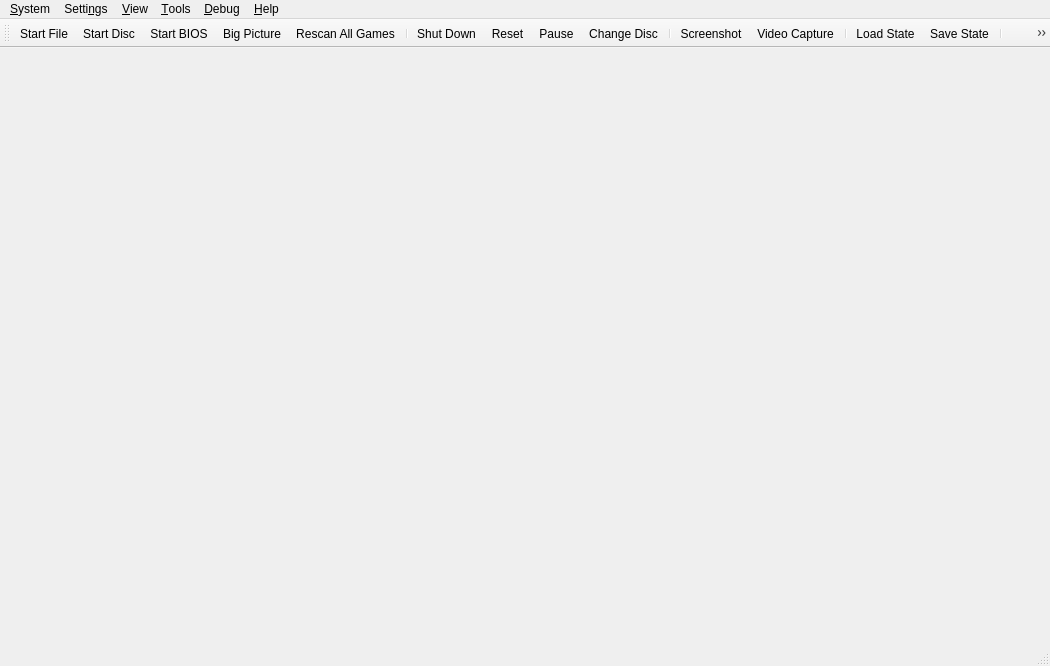
<?xml version="1.0" encoding="UTF-8"?>
<ui version="4.0">
 <class>MainWindow</class>
 <widget class="QMainWindow" name="MainWindow">
  <property name="geometry">
   <rect>
    <x>0</x>
    <y>0</y>
    <width>1050</width>
    <height>666</height>
   </rect>
  </property>
  <property name="acceptDrops">
   <bool>true</bool>
  </property>
  <property name="windowTitle">
   <string>PCSX2</string>
  </property>
  <property name="windowIcon">
   <iconset>
    <normalon>:/icons/AppIcon64.png</normalon>
   </iconset>
  </property>
  <property name="unifiedTitleAndToolBarOnMac">
   <bool>true</bool>
  </property>
  <widget class="QStackedWidget" name="mainContainer"/>
  <widget class="QMenuBar" name="menuBar">
   <property name="geometry">
    <rect>
     <x>0</x>
     <y>0</y>
     <width>1050</width>
     <height>27</height>
    </rect>
   </property>
   <widget class="QMenu" name="menuSystem">
    <property name="title">
     <string>&amp;System</string>
    </property>
    <widget class="QMenu" name="menuChangeDisc">
     <property name="title">
      <string>&amp;Change Disc</string>
     </property>
     <property name="icon">
      <iconset theme="disc-eject-line"/>
     </property>
     <actiongroup name="actionGroupChangeDiscSubImages"/>
     <addaction name="actionChangeDiscFromFile"/>
     <addaction name="actionChangeDiscFromDevice"/>
     <addaction name="actionChangeDiscFromGameList"/>
     <addaction name="actionRemoveDisc"/>
     <addaction name="separator"/>
    </widget>
    <widget class="QMenu" name="menuLoadState">
     <property name="title">
      <string>&amp;Load State</string>
     </property>
     <property name="icon">
      <iconset theme="floppy-out-line"/>
     </property>
    </widget>
    <widget class="QMenu" name="menuSaveState">
     <property name="title">
      <string>Sa&amp;ve State</string>
     </property>
     <property name="icon">
      <iconset theme="floppy-in-line"/>
     </property>
    </widget>
    <addaction name="actionStartFile"/>
    <addaction name="actionStartDisc"/>
    <addaction name="actionStartBios"/>
    <addaction name="actionStartFullscreenUI"/>
    <addaction name="separator"/>
    <addaction name="actionPowerOff"/>
    <addaction name="actionPowerOffWithoutSaving"/>
    <addaction name="actionReset"/>
    <addaction name="actionPause"/>
    <addaction name="menuChangeDisc"/>
    <addaction name="separator"/>
    <addaction name="actionScreenshot"/>
    <addaction name="actionVideoCapture"/>
    <addaction name="separator"/>
    <addaction name="menuLoadState"/>
    <addaction name="menuSaveState"/>
    <addaction name="separator"/>
    <addaction name="actionSettings"/> <!-- Please consult with macOS users before removing -->
    <addaction name="actionExit"/>
   </widget>
   <widget class="QMenu" name="menuSettings">
    <property name="title">
     <string>Setti&amp;ngs</string>
    </property>
    <addaction name="actionViewGameProperties"/>
    <addaction name="separator"/>
    <addaction name="actionInterfaceSettings"/>
    <addaction name="actionGameListSettings"/>
    <addaction name="actionBIOSSettings"/>
    <addaction name="actionEmulationSettings"/>
    <addaction name="actionGraphicsSettings"/>
    <addaction name="actionOSDSettings"/>
    <addaction name="actionAudioSettings"/>
    <addaction name="actionMemoryCardSettings"/>
    <addaction name="actionDEV9Settings"/>
    <addaction name="actionFolderSettings"/>
    <addaction name="actionAchievementSettings"/>
    <addaction name="separator"/>
    <addaction name="actionControllerSettings"/>
    <addaction name="actionHotkeySettings"/>
    <addaction name="separator"/>
    <addaction name="actionAddGameDirectory"/>
    <addaction name="actionScanForNewGames"/>
    <addaction name="actionRescanAllGames"/>
   </widget>
   <widget class="QMenu" name="menuHelp">
    <property name="title">
     <string>&amp;Help</string>
    </property>
    <addaction name="actionGitHubRepository"/>
    <addaction name="actionSupportForums"/>
    <addaction name="actionWiki"/>
    <addaction name="actionDocumentation"/>
    <addaction name="actionDiscordServer"/>
    <addaction name="separator"/>
    <addaction name="actionCheckForUpdates"/>
    <addaction name="separator"/>
    <addaction name="actionAboutQt"/>
    <addaction name="actionAbout"/>
   </widget>
   <widget class="QMenu" name="menuDebug">
    <property name="title">
     <string>&amp;Debug</string>
    </property>
    <widget class="QMenu" name="menuDebugSwitchRenderer">
     <property name="title">
      <string>&amp;Switch Graphics API</string>
     </property>
     <property name="icon">
      <iconset theme="brush-line"/>
     </property>
    </widget>
    <addaction name="menuDebugSwitchRenderer"/>
    <addaction name="separator"/>
    <addaction name="actionDebugger"/>
    <addaction name="separator"/>
    <addaction name="actionEnableLogTimestamps"/>
    <addaction name="separator"/>
    <addaction name="actionEnableEEConsoleLogging"/>
    <addaction name="actionEnableIOPConsoleLogging"/>
    <addaction name="actionEnableCDVDVerboseReads"/>
   </widget>
   <widget class="QMenu" name="menuView">
    <property name="title">
     <string>&amp;View</string>
    </property>
    <widget class="QMenu" name="menuWindowSize">
     <property name="title">
      <string>&amp;Window Size</string>
     </property>
     <property name="icon">
      <iconset theme="window-2-line"/>
     </property>
    </widget>
    <addaction name="actionViewToolbar"/>
    <addaction name="actionViewLockToolbar"/>
    <addaction name="actionViewStatusBar"/>
    <addaction name="actionViewStatusBarVerbose"/>
    <addaction name="separator"/>
    <addaction name="actionViewGameList"/>
    <addaction name="actionViewGameGrid"/>
    <addaction name="actionViewSystemDisplay"/>
    <addaction name="separator"/>
    <addaction name="actionFullscreen"/>
    <addaction name="menuWindowSize"/>
    <addaction name="separator"/>
    <addaction name="actionGridViewShowTitles"/>
    <addaction name="actionGridViewShowFullTitles"/>
    <addaction name="actionGridViewZoomIn"/>
    <addaction name="actionGridViewZoomOut"/>
    <addaction name="actionGridViewRefreshCovers"/>
   </widget>
   <widget class="QMenu" name="menuTools">
    <property name="title">
     <string>&amp;Tools</string>
    </property>
    <widget class="QMenu" name="menuInputRecording">
     <property name="title">
      <string>&amp;Input Recording</string>
     </property>
     <property name="icon">
      <iconset theme="keyboard-line"/>
     </property>
     <addaction name="actionInputRecNew"/>
     <addaction name="actionInputRecPlay"/>
     <addaction name="actionInputRecStop"/>
     <addaction name="separator"/>
     <addaction name="actionInputRecOpenViewer"/>
     <addaction name="separator"/>
     <addaction name="actionInputRecConsoleLogs"/>
     <addaction name="actionInputRecControllerLogs"/>
    </widget>
    <addaction name="actionOpenDataDirectory"/>
    <addaction name="actionCoverDownloader"/>
    <addaction name="actionToggleSoftwareRendering"/>
    <addaction name="separator"/>
    <addaction name="actionEditCheats"/>
    <addaction name="actionEditPatches"/>
    <addaction name="actionReloadPatches"/>
    <addaction name="separator"/>
    <addaction name="menuInputRecording"/>
    <addaction name="separator"/>
    <addaction name="actionEnableSystemConsole"/>
    <addaction name="actionEnableDebugConsole"/>
    <addaction name="actionEnableLogWindow"/>
    <addaction name="actionEnableFileLogging"/>
    <addaction name="actionEnableVerboseLogging"/>
    <addaction name="separator"/>
    <addaction name="actionShowAdvancedSettings"/>
    <addaction name="actionSaveBlockDump"/>
    <addaction name="actionSaveGSDump"/>
   </widget>
   <addaction name="menuSystem"/>
   <addaction name="menuSettings"/>
   <addaction name="menuView"/>
   <addaction name="menuTools"/>
   <addaction name="menuDebug"/>
   <addaction name="menuHelp"/>
  </widget>
  <widget class="QToolBar" name="toolBar">
   <property name="visible">
    <bool>true</bool>
   </property>
   <property name="windowTitle">
    <string>Toolbar</string>
   </property>
   <property name="iconSize">
    <size>
     <width>32</width>
     <height>32</height>
    </size>
   </property>
   <property name="toolButtonStyle">
    <enum>Qt::ToolButtonStyle::ToolButtonTextUnderIcon</enum>
   </property>
   <attribute name="toolBarArea">
    <enum>TopToolBarArea</enum>
   </attribute>
   <attribute name="toolBarBreak">
    <bool>false</bool>
   </attribute>
   <addaction name="actionToolbarStartFile"/>
   <addaction name="actionToolbarStartDisc"/>
   <addaction name="actionToolbarStartBios"/>
   <addaction name="actionToolbarStartFullscreenUI"/>
   <addaction name="actionRescanAllGames"/>
   <addaction name="separator"/>
   <addaction name="actionToolbarPowerOff"/>
   <addaction name="actionToolbarReset"/>
   <addaction name="actionToolbarPause"/>
   <addaction name="actionToolbarChangeDisc"/>
   <addaction name="separator"/>
   <addaction name="actionToolbarScreenshot"/>
   <addaction name="actionVideoCapture"/>
   <addaction name="separator"/>
   <addaction name="actionToolbarLoadState"/>
   <addaction name="actionToolbarSaveState"/>
   <addaction name="separator"/>
   <addaction name="actionToolbarFullscreen"/>
   <addaction name="separator"/>
   <addaction name="actionToolbarSettings"/>
   <addaction name="actionToolbarControllerSettings"/>
   <addaction name="actionToolbarHotkeySettings"/>
  </widget>
  <widget class="QStatusBar" name="statusBar"/>
  <action name="actionStartFile">
   <property name="icon">
    <iconset theme="file-line"/>
   </property>
   <property name="text">
    <string>Start &amp;File...</string>
   </property>
  </action>
  <action name="actionToolbarStartFile">
   <property name="icon">
    <iconset theme="file-line"/>
   </property>
   <property name="text">
    <string comment="In Toolbar">Start File</string>
   </property>
  </action>
  <action name="actionStartDisc">
   <property name="icon">
    <iconset theme="disc-2-line"/>
   </property>
   <property name="text">
    <string>Start D&amp;isc...</string>
   </property>
  </action>
  <action name="actionToolbarStartDisc">
   <property name="icon">
    <iconset theme="disc-2-line"/>
   </property>
   <property name="text">
    <string comment="In Toolbar">Start Disc</string>
   </property>
  </action>
  <action name="actionStartBios">
   <property name="icon">
    <iconset theme="chip-line"/>
   </property>
   <property name="text">
    <string>Start &amp;BIOS</string>
   </property>
  </action>
  <action name="actionToolbarStartBios">
   <property name="icon">
    <iconset theme="chip-line"/>
   </property>
   <property name="text">
    <string comment="In Toolbar">Start BIOS</string>
   </property>
  </action>
  <action name="actionScanForNewGames">
   <property name="icon">
    <iconset theme="file-search-line"/>
   </property>
   <property name="text">
    <string>&amp;Scan For New Games</string>
   </property>
  </action>
  <action name="actionRescanAllGames">
   <property name="icon">
    <iconset theme="refresh-line"/>
   </property>
   <property name="text">
    <string>&amp;Rescan All Games</string>
   </property>
  </action>
  <action name="actionPowerOff">
   <property name="icon">
    <iconset theme="shut-down-line"/>
   </property>
   <property name="text">
    <string>Shut &amp;Down</string>
   </property>
  </action>
  <action name="actionToolbarPowerOff">
   <property name="icon">
    <iconset theme="shut-down-line"/>
   </property>
   <property name="text">
    <string comment="In Toolbar">Shut Down</string>
   </property>
  </action>
  <action name="actionPowerOffWithoutSaving">
   <property name="icon">
    <iconset theme="close-line"/>
   </property>
   <property name="text">
    <string>Shut Down &amp;Without Saving</string>
   </property>
  </action>
  <action name="actionReset">
   <property name="icon">
    <iconset theme="restart-line"/>
   </property>
   <property name="text">
    <string>&amp;Reset</string>
   </property>
  </action>
  <action name="actionToolbarReset">
   <property name="icon">
    <iconset theme="restart-line"/>
   </property>
   <property name="text">
    <string comment="In Toolbar">Reset</string>
   </property>
  </action>
  <action name="actionPause">
   <property name="checkable">
    <bool>true</bool>
   </property>
   <property name="icon">
    <iconset theme="pause-line"/>
   </property>
   <property name="text">
    <string>&amp;Pause</string>
   </property>
  </action>
  <action name="actionToolbarPause">
   <property name="checkable">
    <bool>true</bool>
   </property>
   <property name="icon">
    <iconset theme="pause-line"/>
   </property>
   <property name="text">
    <string comment="In Toolbar">Pause</string>
   </property>
  </action>
  <action name="actionToolbarLoadState">
   <property name="icon">
    <iconset theme="floppy-out-line"/>
   </property>
   <property name="text">
    <string comment="In Toolbar">Load State</string>
   </property>
  </action>
  <action name="actionToolbarSaveState">
   <property name="icon">
    <iconset theme="floppy-in-line"/>
   </property>
   <property name="text">
    <string comment="In Toolbar">Save State</string>
   </property>
  </action>
  <action name="actionExit">
   <property name="icon">
    <iconset theme="door-open-line"/>
   </property>
   <property name="text">
    <string>E&amp;xit</string>
   </property>
  </action>
  <action name="actionBIOSSettings">
   <property name="icon">
    <iconset theme="chip-line"/>
   </property>
   <property name="text">
    <string>&amp;BIOS</string>
   </property>
  </action>
  <action name="actionEmulationSettings">
   <property name="icon">
    <iconset theme="emulation-line"/>
   </property>
   <property name="text">
    <string>&amp;Emulation</string>
   </property>
  </action>
  <action name="actionControllerSettings">
   <property name="icon">
    <iconset theme="controller-line"/>
   </property>
   <property name="text">
    <string>&amp;Controllers</string>
   </property>
  </action>
  <action name="actionToolbarControllerSettings">
   <property name="icon">
    <iconset theme="controller-line"/>
   </property>
   <property name="text">
    <string comment="In Toolbar">Controllers</string>
   </property>
  </action>
  <action name="actionHotkeySettings">
   <property name="icon">
    <iconset theme="keyboard-line"/>
   </property>
   <property name="text">
    <string>&amp;Hotkeys</string>
   </property>
  </action>
  <action name="actionToolbarHotkeySettings">
   <property name="icon">
    <iconset theme="keyboard-line"/>
   </property>
   <property name="text">
    <string comment="In Toolbar">Hotkeys</string>
   </property>
  </action>
  <action name="actionGraphicsSettings">
   <property name="icon">
    <iconset theme="image-fill"/>
   </property>
   <property name="text">
    <string>&amp;Graphics</string>
   </property>
  </action>
  <action name="actionAchievementSettings">
   <property name="icon">
    <iconset theme="trophy-line"/>
   </property>
   <property name="text">
    <string>Achie&amp;vements</string>
   </property>
  </action>
  <action name="actionPostProcessingSettings">
   <property name="text">
    <string>&amp;Post-Processing Settings...</string>
   </property>
  </action>
  <action name="actionFullscreen">
   <property name="icon">
    <iconset theme="fullscreen-line"/>
   </property>
   <property name="text">
    <string>&amp;Fullscreen</string>
   </property>
  </action>
  <action name="actionToolbarFullscreen">
   <property name="icon">
    <iconset theme="fullscreen-line"/>
   </property>
   <property name="text">
    <string comment="In Toolbar">Fullscreen</string>
   </property>
  </action>
  <action name="actionResolution_Scale">
   <property name="text">
    <string>Resolution Scale</string>
   </property>
  </action>
  <action name="actionGitHubRepository">
   <property name="icon">
    <iconset theme="github"/>
   </property>
   <property name="text">
    <string>&amp;GitHub Repository...</string>
   </property>
  </action>
  <action name="actionSupportForums">
   <property name="icon">
    <iconset theme="at"/>
   </property>
   <property name="text">
    <string>Support &amp;Forums...</string>
   </property>
  </action>
  <action name="actionWiki">
   <property name="icon">
    <iconset theme="book"/>
   </property>
   <property name="text">
    <string>PCSX2 &amp;Wiki...</string>
   </property>
  </action>
  <action name="actionDocumentation">
   <property name="icon">
    <iconset theme="booklet"/>
   </property>
   <property name="text">
    <string>D&amp;ocumentation...</string>
   </property>
  </action>
  <action name="actionDiscordServer">
   <property name="icon">
    <iconset theme="discord"/>
   </property>
   <property name="text">
    <string>&amp;Discord Server...</string>
   </property>
  </action>
  <action name="actionCheckForUpdates">
   <property name="icon">
    <iconset theme="download-2-line"/>
   </property>
   <property name="text">
    <string>Check for &amp;Updates...</string>
   </property>
  </action>
  <action name="actionAboutQt">
   <property name="icon">
    <iconset resource="resources/resources.qrc">
     <normaloff>:/icons/QT.png</normaloff>:/icons/QT.png</iconset>
   </property>
   <property name="text">
    <string>About &amp;Qt...</string>
   </property>
  </action>
  <action name="actionAbout">
   <property name="icon">
    <iconset resource="resources/resources.qrc">
     <normaloff>:/icons/AppIcon64.png</normaloff>:/icons/AppIcon64.png</iconset>
   </property>
   <property name="text">
    <string>&amp;About PCSX2...</string>
   </property>
  </action>
  <action name="actionToolbarChangeDisc">
   <property name="icon">
    <iconset theme="disc-eject-line"/>
   </property>
   <property name="text">
    <string comment="In Toolbar">Change Disc...</string>
   </property>
  </action>
  <action name="actionAudioSettings">
   <property name="icon">
    <iconset theme="volume-up-line"/>
   </property>
   <property name="text">
    <string>&amp;Audio</string>
   </property>
  </action>
  <action name="actionOSDSettings">
   <property name="icon">
    <iconset theme="heart-circle-line"/>
   </property>
   <property name="text">
    <string>&amp;On-Screen Display</string>
   </property>
  </action>
  <action name="actionGameListSettings">
   <property name="icon">
    <iconset theme="folder-open-line"/>
   </property>
   <property name="text">
    <string>Game &amp;List</string>
   </property>
  </action>
  <action name="actionInterfaceSettings">
   <property name="icon">
    <iconset theme="interface-line"/>
   </property>
   <property name="text">
    <string>&amp;Interface</string>
   </property>
  </action>
  <action name="actionAddGameDirectory">
   <property name="icon">
    <iconset theme="folder-add-line"/>
   </property>
   <property name="text">
    <string>Add Game &amp;Directory...</string>
   </property>
  </action>
  <action name="actionSettings">
   <property name="icon">
    <iconset theme="settings-3-line"/>
   </property>
   <property name="text">
    <string>S&amp;ettings</string>
   </property>
   <property name="menuRole">
    <enum>QAction::MenuRole::PreferencesRole</enum>
   </property>
  </action>
  <action name="actionToolbarSettings">
   <property name="icon">
    <iconset theme="settings-3-line"/>
   </property>
   <property name="text">
    <string comment="In Toolbar">Settings</string>
   </property>
   <property name="menuRole">
    <enum>QAction::MenuRole::PreferencesRole</enum>
   </property>
  </action>
  <action name="actionChangeDiscFromFile">
   <property name="text">
    <string>&amp;From File...</string>
   </property>
  </action>
  <action name="actionChangeDiscFromDevice">
   <property name="text">
    <string>From &amp;Device...</string>
   </property>
  </action>
  <action name="actionChangeDiscFromGameList">
   <property name="text">
    <string>From &amp;Game List...</string>
   </property>
  </action>
  <action name="actionRemoveDisc">
   <property name="text">
    <string>&amp;Remove Disc</string>
   </property>
  </action>
  <action name="actionGlobal_State">
   <property name="text">
    <string>Global State</string>
   </property>
  </action>
  <action name="actionScreenshot">
   <property name="icon">
    <iconset theme="screenshot-2-line"/>
   </property>
   <property name="text">
    <string>&amp;Screenshot</string>
   </property>
  </action>
  <action name="actionToolbarScreenshot">
   <property name="icon">
    <iconset theme="screenshot-2-line"/>
   </property>
   <property name="text">
    <string comment="In Toolbar">Screenshot</string>
   </property>
  </action>
  <action name="actionMemoryCardSettings">
   <property name="icon">
    <iconset theme="memcard-line"/>
   </property>
   <property name="text">
    <string>&amp;Memory Cards</string>
   </property>
  </action>
  <action name="actionDEV9Settings">
   <property name="icon">
    <iconset theme="global-line"/>
   </property>
   <property name="text">
    <string>&amp;Network &amp;&amp; HDD</string>
   </property>
  </action>
  <action name="actionFolderSettings">
   <property name="icon">
    <iconset theme="folder-settings-line"/>
   </property>
   <property name="text">
    <string>&amp;Folders</string>
   </property>
  </action>
  <action name="actionViewToolbar">
   <property name="checkable">
    <bool>true</bool>
   </property>
   <property name="checked">
    <bool>true</bool>
   </property>
   <property name="text">
    <string>&amp;Toolbar</string>
   </property>
  </action>
  <action name="actionViewLockToolbar">
   <property name="checkable">
    <bool>true</bool>
   </property>
   <property name="checked">
    <bool>false</bool>
   </property>
   <property name="text">
    <string>Loc&amp;k Toolbar</string>
   </property>
  </action>
  <action name="actionViewStatusBar">
   <property name="checkable">
    <bool>true</bool>
   </property>
   <property name="checked">
    <bool>true</bool>
   </property>
   <property name="text">
    <string>&amp;Status Bar</string>
   </property>
  </action>
  <action name="actionViewStatusBarVerbose">
   <property name="checkable">
    <bool>true</bool>
   </property>
   <property name="checked">
    <bool>true</bool>
   </property>
   <property name="text">
    <string>&amp;Verbose Status</string>
   </property>
  </action>
  <action name="actionViewGameList">
   <property name="icon">
    <iconset theme="list-check"/>
   </property>
   <property name="text">
    <string>Game &amp;List</string>
   </property>
  </action>
  <action name="actionViewSystemDisplay">
   <property name="enabled">
    <bool>false</bool>
   </property>
   <property name="icon">
    <iconset theme="tv-2-line"/>
   </property>
   <property name="text">
    <string extracomment="This grayed-out at first option will become available while there is a game emulated and the game list is displayed over the actual emulation, to let users display the system emulation once more.">System &amp;Display</string>
   </property>
  </action>
  <action name="actionViewGameProperties">
   <property name="enabled">
    <bool>false</bool>
   </property>
   <property name="icon">
    <iconset theme="file-settings-line"/>
   </property>
   <property name="text">
    <string>Game &amp;Properties</string>
   </property>
  </action>
  <action name="actionViewGameGrid">
   <property name="icon">
    <iconset theme="function-line"/>
   </property>
   <property name="text">
    <string>Game &amp;Grid</string>
   </property>
  </action>
  <action name="actionGridViewShowTitles">
   <property name="checkable">
    <bool>true</bool>
   </property>
   <property name="checked">
    <bool>true</bool>
   </property>
   <property name="icon">
    <iconset theme="price-tag-3-line"/>
   </property>
   <property name="text">
    <string>Show Titl&amp;es (Grid View)</string>
   </property>
  </action>
  <action name="actionGridViewShowFullTitles">
   <property name="checkable">
    <bool>true</bool>
   </property>
   <property name="checked">
    <bool>false</bool>
   </property>
   <property name="icon">
    <iconset theme="price-tag-2-line"/>
   </property>
   <property name="text">
    <string>Show F&amp;ull Titles (Grid View)</string>
   </property>
  </action>
  <action name="actionGridViewZoomIn">
   <property name="icon">
    <iconset theme="zoom-in-line"/>
   </property>
   <property name="text">
    <string>Zoom &amp;In (Grid View)</string>
   </property>
   <property name="shortcut">
    <string>Ctrl++</string>
   </property>
  </action>
  <action name="actionGridViewZoomOut">
   <property name="icon">
    <iconset theme="zoom-out-line"/>
   </property>
   <property name="text">
    <string>Zoom &amp;Out (Grid View)</string>
   </property>
   <property name="shortcut">
    <string>Ctrl+-</string>
   </property>
  </action>
  <action name="actionGridViewRefreshCovers">
   <property name="icon">
    <iconset theme="refresh-line"/>
   </property>
   <property name="text">
    <string>Refresh &amp;Covers (Grid View)</string>
   </property>
  </action>
  <action name="actionOpen_Memory_Card_Directory">
   <property name="icon">
    <iconset theme="memcard-line"/>
   </property>
   <property name="text">
    <string>Open Memory Card Directory...</string>
   </property>
  </action>
  <action name="actionOpenDataDirectory">
   <property name="icon">
    <iconset theme="folder-open-line"/>
   </property>
   <property name="text">
    <string>&amp;Open Data Directory...</string>
   </property>
  </action>
  <action name="actionToggleSoftwareRendering">
   <property name="icon">
    <iconset theme="brush-line"/>
   </property>
   <property name="text">
    <string>&amp;Toggle Software Rendering</string>
   </property>
  </action>
  <action name="actionDebugger">
   <property name="icon">
    <iconset theme="bug-line"/>
   </property>
   <property name="text">
    <string>&amp;Open Debugger</string>
   </property>
  </action>
  <action name="actionReloadPatches">
   <property name="icon">
    <iconset theme="refresh-line"/>
   </property>
   <property name="text">
    <string>&amp;Reload Cheats/Patches</string>
   </property>
  </action>
  <action name="actionEnableSystemConsole">
   <property name="checkable">
    <bool>true</bool>
   </property>
   <property name="text">
    <string>E&amp;nable System Console</string>
   </property>
  </action>
  <action name="actionEnableDebugConsole">
   <property name="checkable">
    <bool>true</bool>
   </property>
   <property name="text">
    <string>Enable &amp;Debug Console</string>
   </property>
  </action>
  <action name="actionEnableLogWindow">
   <property name="checkable">
    <bool>true</bool>
   </property>
   <property name="text">
    <string>Enable &amp;Log Window</string>
   </property>
  </action>
  <action name="actionEnableVerboseLogging">
   <property name="checkable">
    <bool>true</bool>
   </property>
   <property name="text">
    <string>Enable &amp;Verbose Logging</string>
   </property>
  </action>
  <action name="actionEnableEEConsoleLogging">
   <property name="checkable">
    <bool>true</bool>
   </property>
   <property name="text">
    <string>Enable EE Console &amp;Logging</string>
   </property>
  </action>
  <action name="actionEnableIOPConsoleLogging">
   <property name="checkable">
    <bool>true</bool>
   </property>
   <property name="text">
    <string>Enable &amp;IOP Console Logging</string>
   </property>
  </action>
  <action name="actionSaveGSDump">
   <property name="icon">
    <iconset theme="save-3-line"/>
   </property>
   <property name="text">
    <string>Save Single Frame &amp;GS Dump</string>
   </property>
  </action>
  <action name="actionInputRecNew">
   <property name="enabled">
    <bool>false</bool>
   </property>
   <property name="text">
    <string extracomment="This section refers to the Input Recording submenu.">&amp;New</string>
   </property>
  </action>
  <action name="actionInputRecPlay">
   <property name="enabled">
    <bool>false</bool>
   </property>
   <property name="text">
    <string extracomment="This section refers to the Input Recording submenu.">&amp;Play</string>
   </property>
  </action>
  <action name="actionInputRecStop">
   <property name="enabled">
    <bool>false</bool>
   </property>
   <property name="text">
    <string extracomment="This section refers to the Input Recording submenu.">&amp;Stop</string>
   </property>
  </action>
  <action name="actionRecording_Console_Logs">
   <property name="text">
    <string>Input Recording Logs</string>
   </property>
  </action>
  <action name="actionInputRecControllerLogs">
   <property name="checkable">
    <bool>true</bool>
   </property>
   <property name="text">
    <string>&amp;Controller Logs</string>
   </property>
  </action>
  <action name="actionInputRecConsoleLogs">
   <property name="checkable">
    <bool>true</bool>
   </property>
   <property name="text">
    <string>&amp;Input Recording Logs</string>
   </property>
  </action>
  <action name="actionEnableFileLogging">
   <property name="checkable">
    <bool>true</bool>
   </property>
   <property name="text">
    <string>Enable &amp;File Logging</string>
   </property>
  </action>
  <action name="actionEnableCDVDVerboseReads">
   <property name="checkable">
    <bool>true</bool>
   </property>
   <property name="text">
    <string>Enable &amp;CDVD Read Logging</string>
   </property>
  </action>
  <action name="actionSaveBlockDump">
   <property name="checkable">
    <bool>true</bool>
   </property>
   <property name="text">
    <string>Save CDVD &amp;Block Dump</string>
   </property>
  </action>
  <action name="actionEnableLogTimestamps">
   <property name="checkable">
    <bool>true</bool>
   </property>
   <property name="text">
    <string>&amp;Enable Log Timestamps</string>
   </property>
  </action>
  <action name="actionStartFullscreenUI">
   <property name="icon">
    <iconset theme="tv-2-line"/>
   </property>
   <property name="text">
    <string>Start Big Picture &amp;Mode</string>
   </property>
  </action>
  <action name="actionToolbarStartFullscreenUI">
   <property name="icon">
    <iconset theme="tv-2-line"/>
   </property>
   <property name="text">
    <string comment="In Toolbar">Big Picture</string>
   </property>
  </action>
  <action name="actionCoverDownloader">
   <property name="icon">
    <iconset theme="artboard-2-line"/>
   </property>
   <property name="text">
    <string>&amp;Cover Downloader...</string>
   </property>
  </action>
  <action name="actionShowAdvancedSettings">
   <property name="checkable">
    <bool>true</bool>
   </property>
   <property name="text">
    <string>&amp;Show Advanced Settings</string>
   </property>
  </action>
  <action name="actionInputRecOpenViewer">
   <property name="text">
    <string>&amp;Recording Viewer</string>
   </property>
  </action>
  <action name="actionVideoCapture">
   <property name="checkable">
    <bool>true</bool>
   </property>
   <property name="icon">
    <iconset theme="camera-video"/>
   </property>
   <property name="text">
    <string comment="In Toolbar">&amp;Video Capture</string>
   </property>
  </action>
  <action name="actionEditCheats">
   <property name="icon">
    <iconset theme="pencil-line"/>
   </property>
   <property name="text">
    <string>&amp;Edit Cheats...</string>
   </property>
  </action>
  <action name="actionEditPatches">
   <property name="icon">
    <iconset theme="pencil-line"/>
   </property>
   <property name="text">
    <string>Edit &amp;Patches...</string>
   </property>
  </action>
 </widget>
 <resources>
  <include location="resources/resources.qrc"/>
 </resources>
 <connections/>
</ui>
